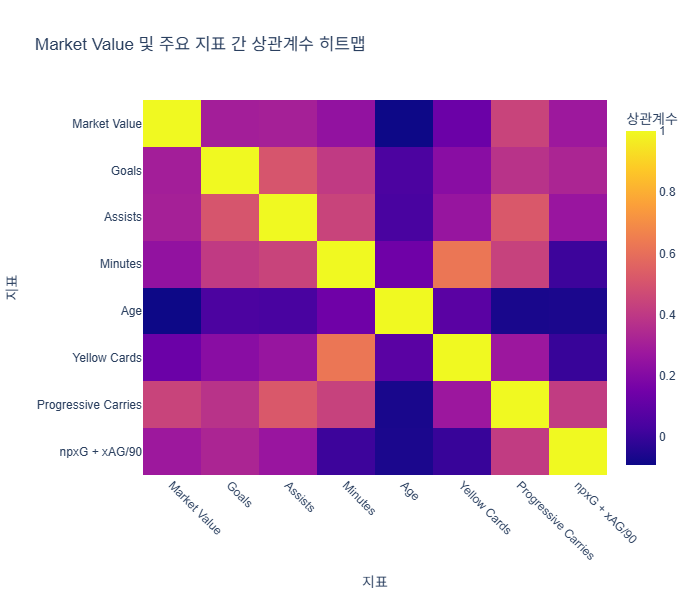

This figure's Python source:
from pymongo import MongoClient
import pandas as pd
import plotly.express as px

# 1. MongoDB 연결
client = MongoClient("mongodb://localhost:27017/")
db = client["Final_Project"]
collection = db["All_Leagues_Data"]

# 2. 필요한 열만 불러오기
cols = [
    "Market Value", "Goals", "Assists", "Minutes", "Age",
    "Yellow Cards", "Progressive Carries", "npxG + xAG/90"
]
df = pd.DataFrame(list(collection.find({}, {col: 1 for col in cols})))

# 3. 결측치 제거
df = df.dropna(subset=cols)

# 4. 상관계수 계산
corr_matrix = df[cols].corr()

# 5. Plotly 히트맵 시각화
fig = px.imshow(
    corr_matrix,
    color_continuous_scale="plasma",
    title="Market Value 및 주요 지표 간 상관계수 히트맵",
    labels=dict(x="지표", y="지표", color="상관계수"),
    aspect="auto"
)

fig.update_layout(
    xaxis_tickangle=45,
    font=dict(family="Arial", size=12),
    width=700,
    height=600
)

fig.show()
